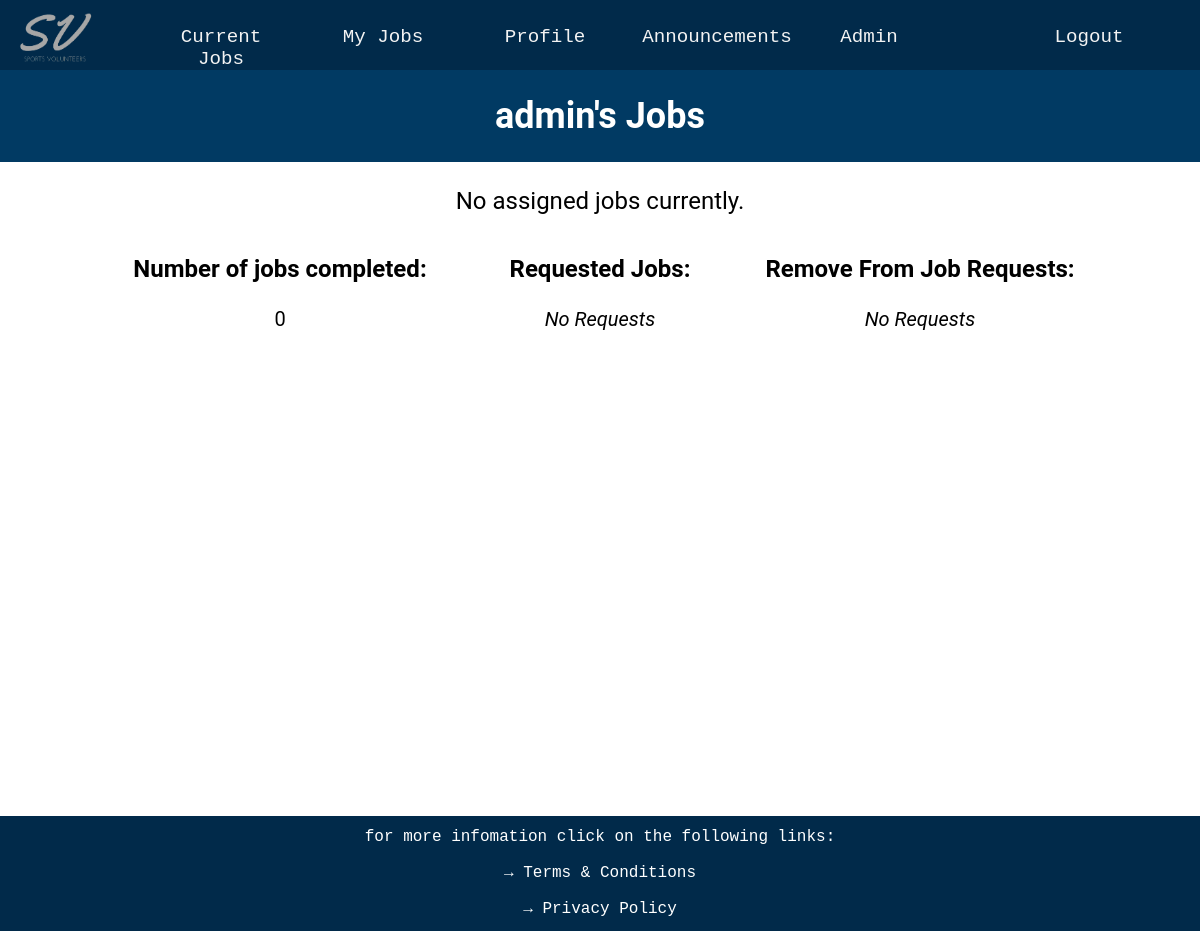
The page /my_jobs (signed in) on the database as committed earlier.
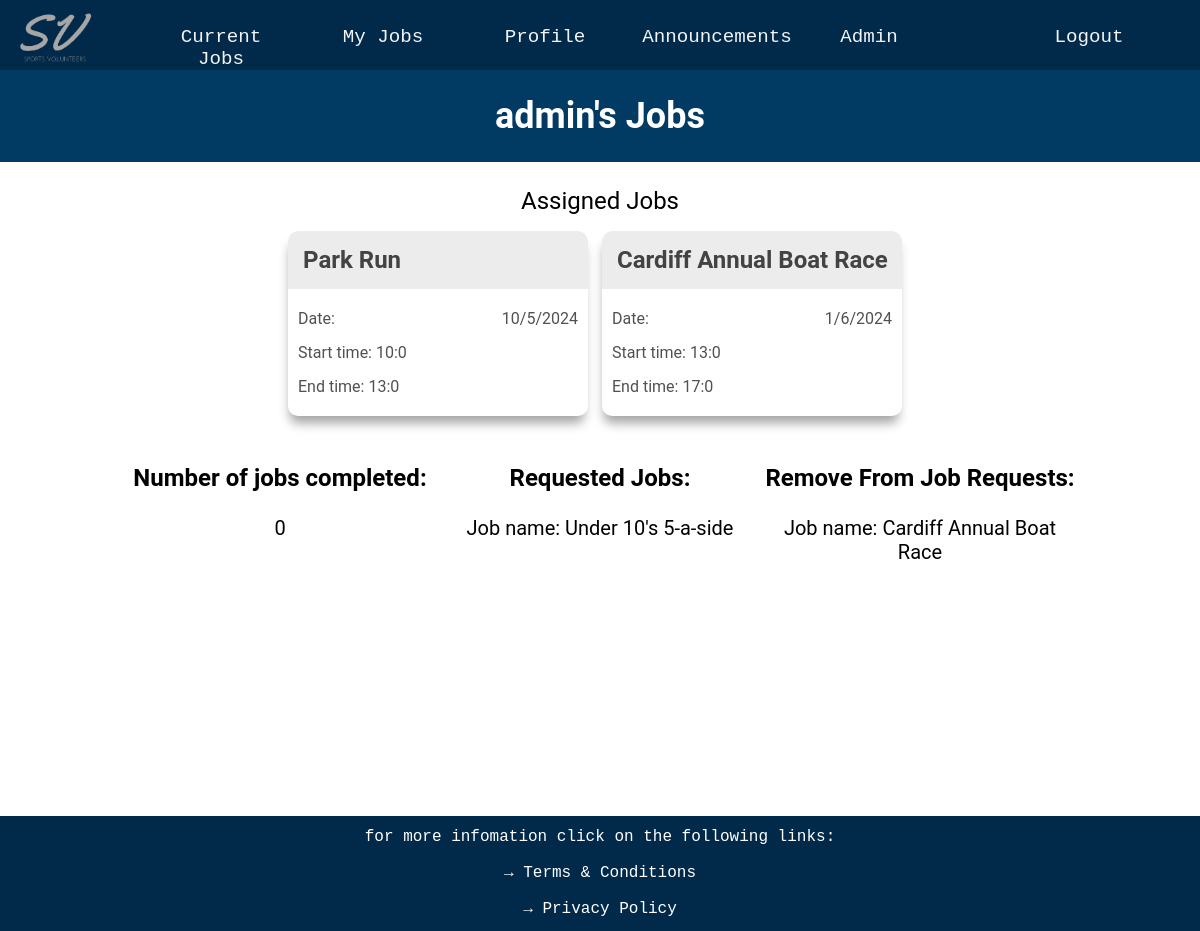
The same page on the database as committed later.
### website/databases.py (models this page shows, shortened)
class Jobs(UserMixin, db.Model):
    __tablename__ = 'jobs'
    job_id = db.Column(db.Integer, primary_key=True)
    job_name = db.Column(db.String(20))
    volunteers_needed = db.Column(db.Integer)
    volunteers_needed_left = db.Column(db.Integer)
    start_time = db.Column(db.String(20))
    end_time = db.Column(db.String(20))
    date = db.Column(db.String(20))
    job_description = db.Column(db.String(300))
    job_qualifications = db.relationship('Qualification', secondary=job_requirements,
                                         backref=db.backref('required_for_jobs', lazy='subquery'))

class RemoveRequests(UserMixin, db.Model):
    __tablename__ = 'remove_requests'
    remove_request_id = db.Column(db.Integer, primary_key=True, autoincrement=True)
    user_id = db.Column(db.Integer, db.ForeignKey('users.user_id'))
    job_id = db.Column(db.Integer, db.ForeignKey('jobs.job_id'))
    user = db.relationship('User', backref=db.backref('remove_requests', lazy='subquery'))
    job = db.relationship('Jobs', backref=db.backref('remove_requests', lazy='subquery'))

### website/routes.py (the view)
@app.route('/my_jobs', methods=['GET', 'POST'])
def my_jobs():
    current_user_id = current_user.get_id()
    assigned_jobs = Jobs.query.join(UserJobLink, Jobs.job_id == UserJobLink.job_id).filter(UserJobLink.user_id == current_user_id).all()
    my_remove_requests = RemoveRequests.query.filter_by(user_id=current_user_id).all()
    requested_removal_job_ids = [rem.job_id for rem in my_remove_requests]
    assigned_job_ids = []
    for assigned_job in assigned_jobs:
        assigned_job_ids.append(assigned_job.job_id)
    requested_job_ids = []
    requested_jobs = Requests.query.filter_by(user_id=current_user_id).all()
    for requested in requested_jobs:
        requested_job_ids.append(requested.job_id)
    if 'remove_request_job_id' in request.form:
        job_id_request = request.form['remove_request_job_id']
        new_request = RemoveRequests(user_id=current_user_id, job_id=job_id_request)
        db.session.add(new_request)
        db.session.commit()
        return redirect(url_for('my_jobs'))
    return render_template('my_jobs.html',assigned_jobs=assigned_jobs, assigned_job_ids=assigned_job_ids, requested_job_ids=requested_job_ids,
                           my_remove_requests=my_remove_requests, requested_removal_job_ids=requested_removal_job_ids,
                           current_user_id=current_user_id, job_table=Jobs, prescription_level = prescription_level)

### website/databases.py (called while the page is built)
    def get_id(self):
        return str(self.user_id)

### website/routes.py (called while the page is built)
@lm.user_loader
def load_user(user_id):
    return User.query.get(int(user_id))

### website/templates/my_jobs.html (shortened to what this page needs)
{% extends "layout.html" %}
{% block page_content %}
<div class="p-title-box">
    <h1 class = 'profile-title'>{{ current_user.username }}'s Jobs  </h1>
</div>
<div class="timetable-boxes">
{% if assigned_jobs %}
    <p class='profile-box-text' style='font-size: 3vh;'>Assigned Jobs</p>
    {% for job in assigned_jobs %}
    <div class="job-content">
        <element onclick="togglePopup('{{ job.job_id }}')">
            <div class="job-box">
                <div class="job-name-box">
                    <div class="job-name"><b>{{ job.job_name }}</b></div>
                </div>
                <div>Date: <span>{{ job.date }}</span></div>
                <div>Start time: <span>{{ job.start_time }}</span></div>
                <div>End time: <span>{{ job.end_time }}</span></div>
            </div>
        </element>
    </div>
    {% endfor %}
{% else %}
    <p class='profile-box-text' style='font-size: 3vh;'>No assigned jobs currently.</p>
{% endif %}
</div>
<div class='info-boxes'>
    <div class='info-box'>
        <p class='info-box-header'><b>Number of jobs completed:</b></p>
        <p class='info-box-text'> {{ current_user.jobs_completed }} </p>
    </div>
    <div class='info-box'>
        <p class='info-box-header'><b>Requested Jobs:</b></p>
        {% if requested_job_ids %}
            {% for my_request in requested_job_ids %}
                <p class='info-box-text'> Job name: {{ job_table.query.filter_by(job_id=my_request).first().job_name }} </p>
            {% endfor %}
        {% else %}
            <p class='info-box-text'><i>No Requests</i></p>
        {% endif %}
    </div>
    <div class='info-box'>
        <p class='info-box-header'><b>Remove From Job Requests:</b></p>
        {% if my_remove_requests %}
            {% for remove_request in my_remove_requests %}
                <p class='info-box-text'> Job name: {{ job_table.query.filter_by(job_id=remove_request.job_id).first().job_name }} </p>
            {% endfor %}
        {% else %}
            <p class='info-box-text'><i>No Requests</i></p>
        {% endif %}
    </div>
    </div>
{% endblock %}

Rows that differ between the two databases and show on the page:
added Jobs: job_name "Park Run", date "10/5/2024", start_time "10:0", end_time "13:0"
added Jobs: job_name "Cardiff Annual Boat Race", date "1/6/2024", start_time "13:0", end_time "17:0", query.filter_by "Cardiff Annual Boat Race"
added Jobs: query.filter_by "Under 10's 5-a-side"
Other text that changed with them:
text no longer shown: "No assigned jobs currently. No Requests No Requests"
text now shown: "Assigned Jobs"
new list line: "Job name:"
